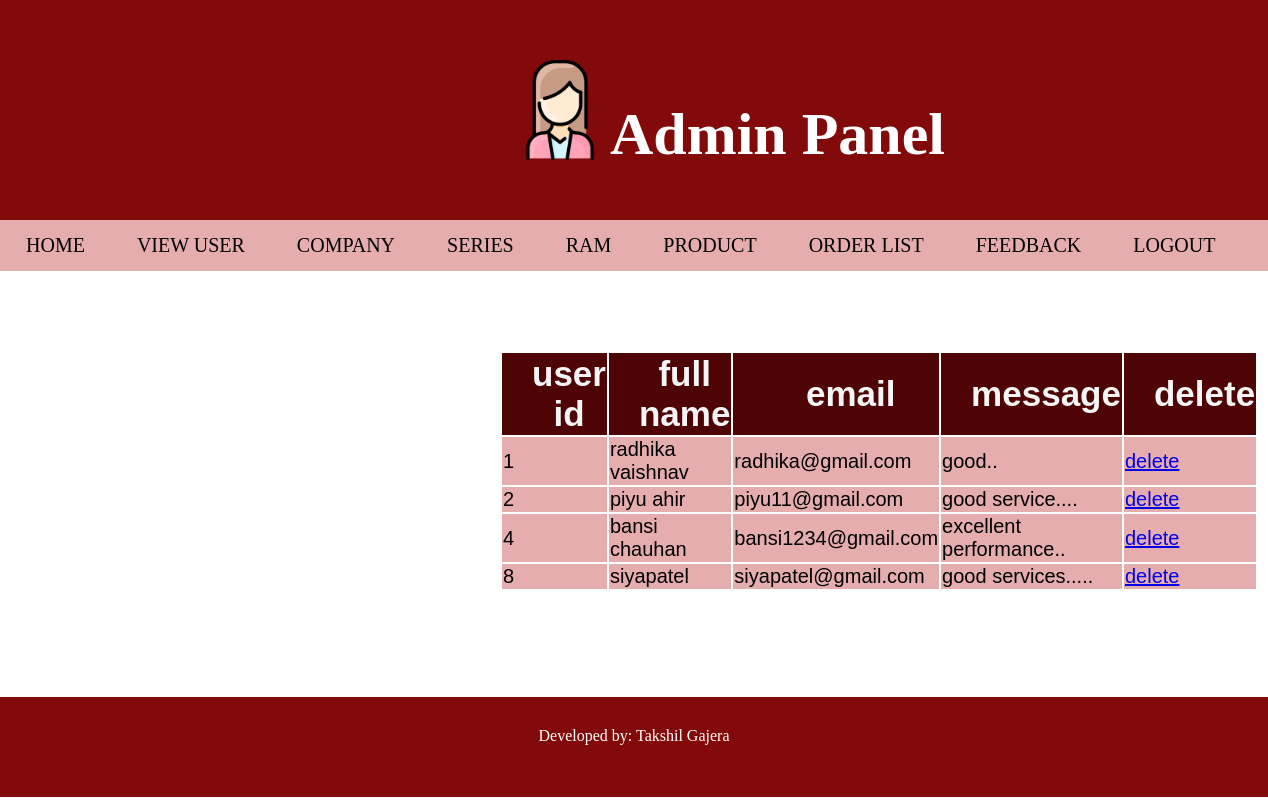
The app's page /admin/feedbackview.php with its own data.
### tables this page shows
CREATE TABLE `feedback` (
  `f_id` int(11) NOT NULL,
  `f_name` varchar(30) NOT NULL,
  `f_email` varchar(40) NOT NULL,
  `f_msg` varchar(100) NOT NULL
);

### admin/feedbackview.php (the view, shortened to what this page needs)
<html>
    <head>
</head>
<body>
<?php
include("header.php");
include("menu.php");
include("../connection.php");
        echo "<table>";
        echo"<th>user id</th>";
        echo"<th>full name</th>";
        echo "<th>email</th>";
        echo "<th>message</th>";
       echo "<th>delete</th>" ;
$query="SELECT *FROM feedback";
$result=mysqli_query($con,$query);
while($row = mysqli_fetch_array($result))
{
    echo "<tr>";
    echo "<td>" .$row[0]."</td>";
    echo "<td>" .$row[1]."</td>";
    echo "<td>" .$row[2]."</td>";
    echo "<td>" .$row[3]."</td>";
    echo '<td><a href="feedbackdelete.php?id='.$row[0].'">delete</a></td>';
    echo "</tr>";
}
echo '</table>';
echo '<br><br><br><br><br>';
include("footer.php");
?>
</body>
</html>

### admin/css/style1.css (style rules this page uses)
body { margin: 0; padding: 0; }

### admin/feedbackview.php (style rules this page uses)
body { margin: 0; padding: 0; }
table { padding:80px 0px 0px 500px; font-family: Arial, Helvetica, sans-serif; }
table th { padding-left: 30px; font-size:35px; background-color:rgb(78, 4, 4); color:#f5f5f5; }
table td { background-color:rgb(229, 173, 173); width:70px; font-size:20px; }

### admin/header.php (style rules this page uses)
body { margin: 0; }

### records on screen
feedback: f_id "1", f_name "radhika vaishnav", f_email "radhika@gmail.com", f_msg "good.."
feedback: f_id "2", f_name "piyu ahir", f_email "piyu11@gmail.com", f_msg "good service...."
feedback: f_id "4", f_name "bansi chauhan", f_email "bansi1234@gmail.com", f_msg "excellent performance.."
feedback: f_id "8", f_name "siyapatel", f_email "siyapatel@gmail.com", f_msg "good services....."
